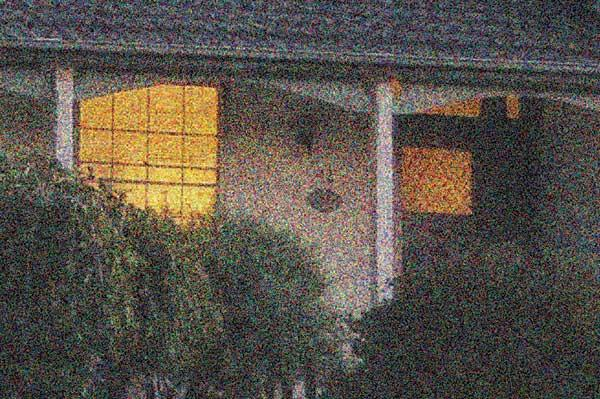
#> input picture Noise_cancellation/noisy_image2.jpg, 600 x 399 px, found by its file name
$ python noise_cancellation.py
#> lines starting #> are read from the running program, lines starting #| are printed output that depends on the picture
import numpy as np
import matplotlib.pyplot as plt
import cv2

def denoise_image(image_path):
    noisy_image = cv2.imread(image_path)
#> noisy_image is the input picture: shape (399, 600, 3); mean B, G, R 73.1, 82, 88.9
    noisy_image_rgb = cv2.cvtColor(noisy_image, cv2.COLOR_BGR2RGB)

    gaussian_denoised = cv2.GaussianBlur(noisy_image, ksize=(5,5), sigmaX=5)
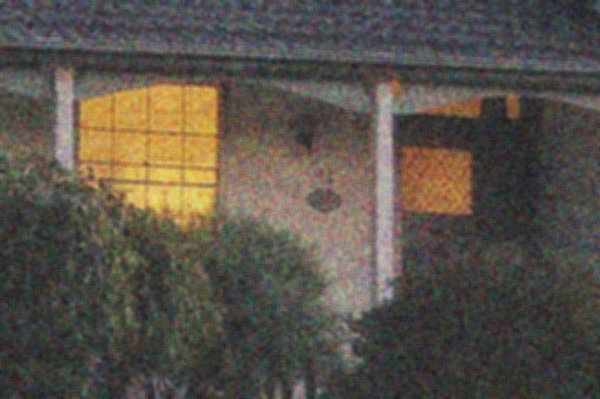
#> gaussian_denoised: shape (399, 600, 3); mean B, G, R 73.1, 82, 88.9
    gaussian_denoised_rgb = cv2.cvtColor(gaussian_denoised, cv2.COLOR_BGR2RGB)

    median_denoised = cv2.medianBlur(noisy_image_rgb, ksize=5)
    median_denoised_rgb = cv2.cvtColor(median_denoised, cv2.COLOR_BGR2RGB)

    bilateral_denoised = cv2.bilateralFilter(noisy_image, d=6, sigmaColor=175, sigmaSpace=175)
    bilateral_denoised_rgb = cv2.cvtColor(bilateral_denoised, cv2.COLOR_BGR2RGB)

    plt.figure(figsize=(15, 15))
    plt.subplot(2, 2, 1)
    plt.title('Noisy Image')
    plt.imshow(noisy_image_rgb)
    plt.axis('off')

    plt.subplot(2, 2, 2)
    plt.title('Gaussian Denoised')
    plt.imshow(gaussian_denoised_rgb)
    plt.axis('off')

    plt.subplot(2, 2, 3)
    plt.title('Median Blur')
    plt.imshow(median_denoised_rgb)
    plt.axis('off')

    plt.subplot(2, 2, 4)
    plt.title('Bilateral Denoised')
    plt.imshow(bilateral_denoised_rgb)
    plt.axis('off')

    plt.show()
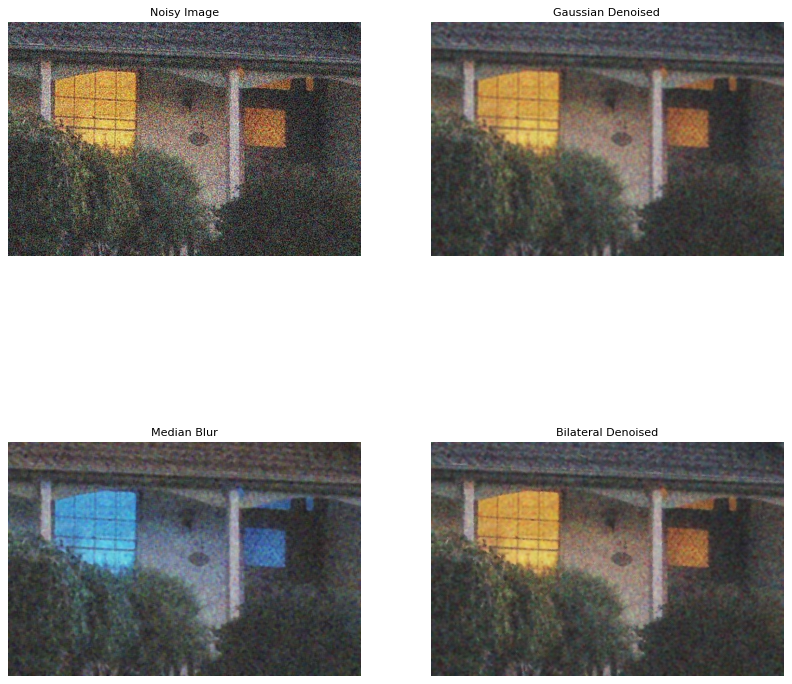
#> figure drawn by matplotlib, 4 panels; B, G, R data is drawn as R, G, B

denoise_image(r"D:\python\Learning_ML\Imageprocessing\Noise_cancellation\noisy_image2.jpg")

$ run again, with Noise_cancellation/noisy_image3.jpg copied over Noise_cancellation/noisy_image2.jpg
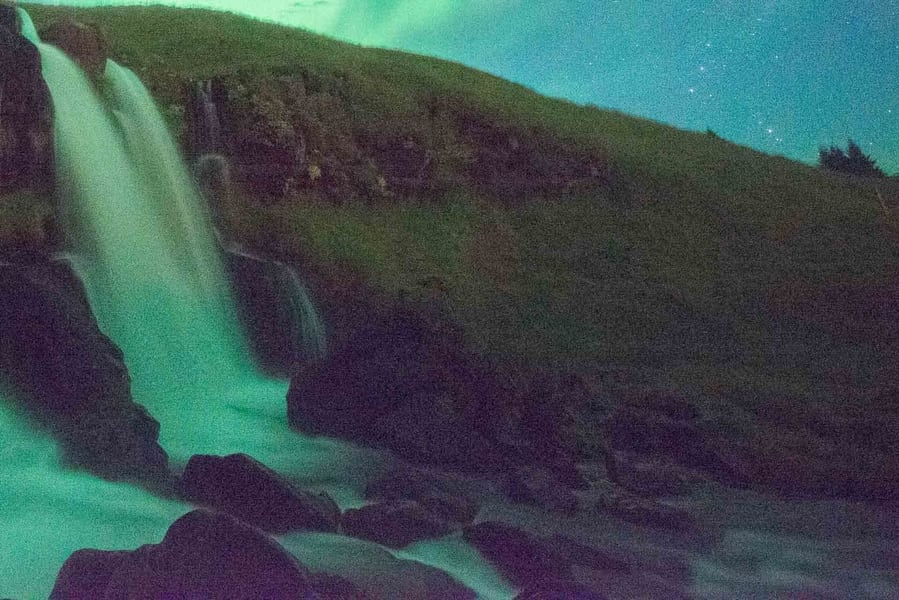
#> input picture Noise_cancellation/noisy_image3.jpg, 899 x 600 px, found by its file name
#> in denoise_image, noisy_image is the input picture: shape (600, 899, 3); mean B, G, R 81.5, 79.7, 61.3
#> in denoise_image, `plt.show()`:
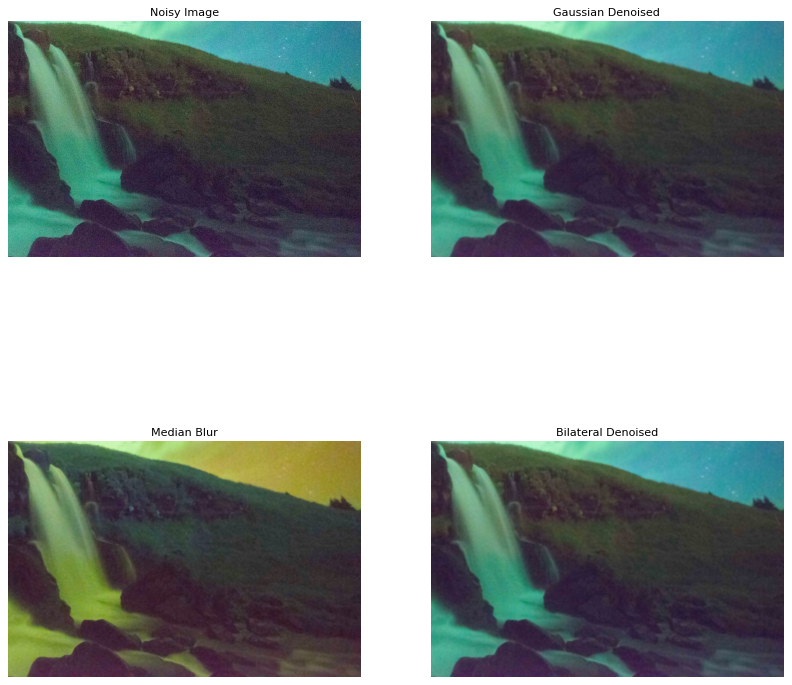
#> figure drawn by matplotlib, 4 panels; B, G, R data is drawn as R, G, B

$ run again, with Noise_cancellation/noisy_image.jpg copied over Noise_cancellation/noisy_image2.jpg
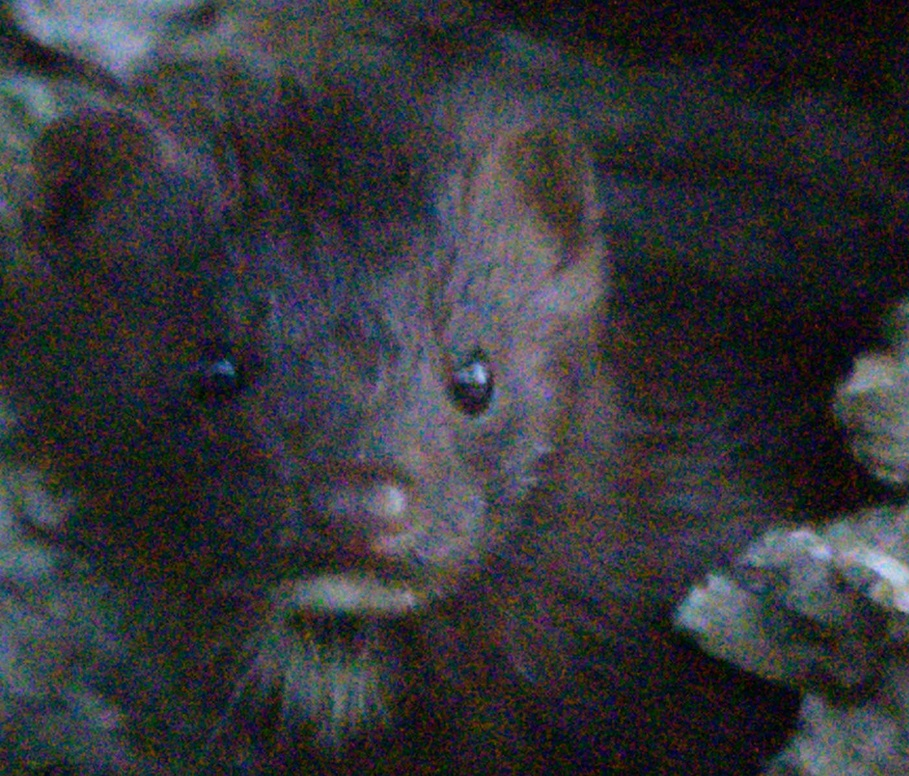
#> input picture Noise_cancellation/noisy_image.jpg, 909 x 776 px, shrunk from 1402 x 1196 before the run, found by its file name
#> in denoise_image, noisy_image is the input picture: shape (776, 909, 3); mean B, G, R 57.6, 53.2, 52.8
#> in denoise_image, `plt.show()`:
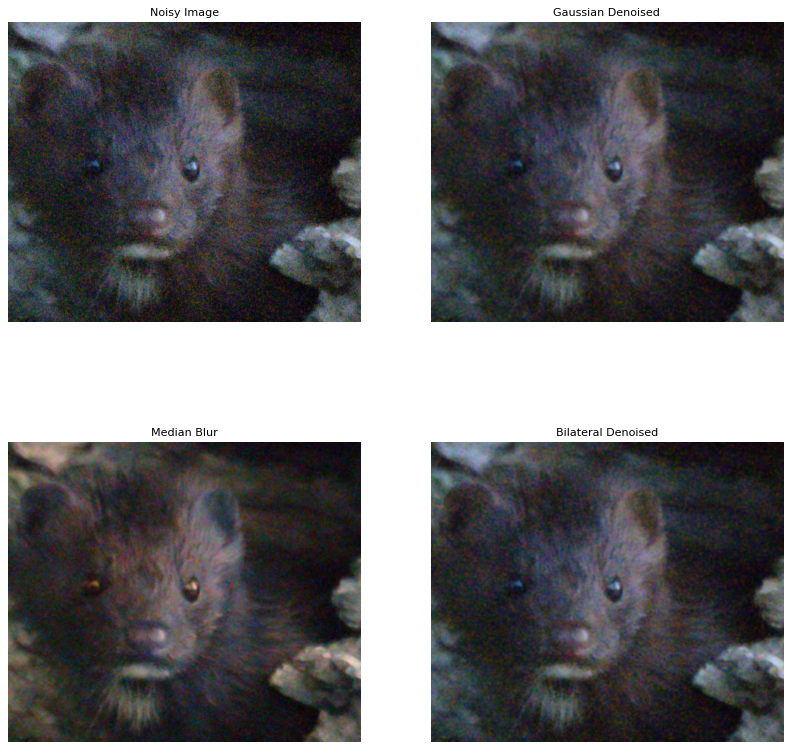
#> figure drawn by matplotlib, 4 panels; B, G, R data is drawn as R, G, B
